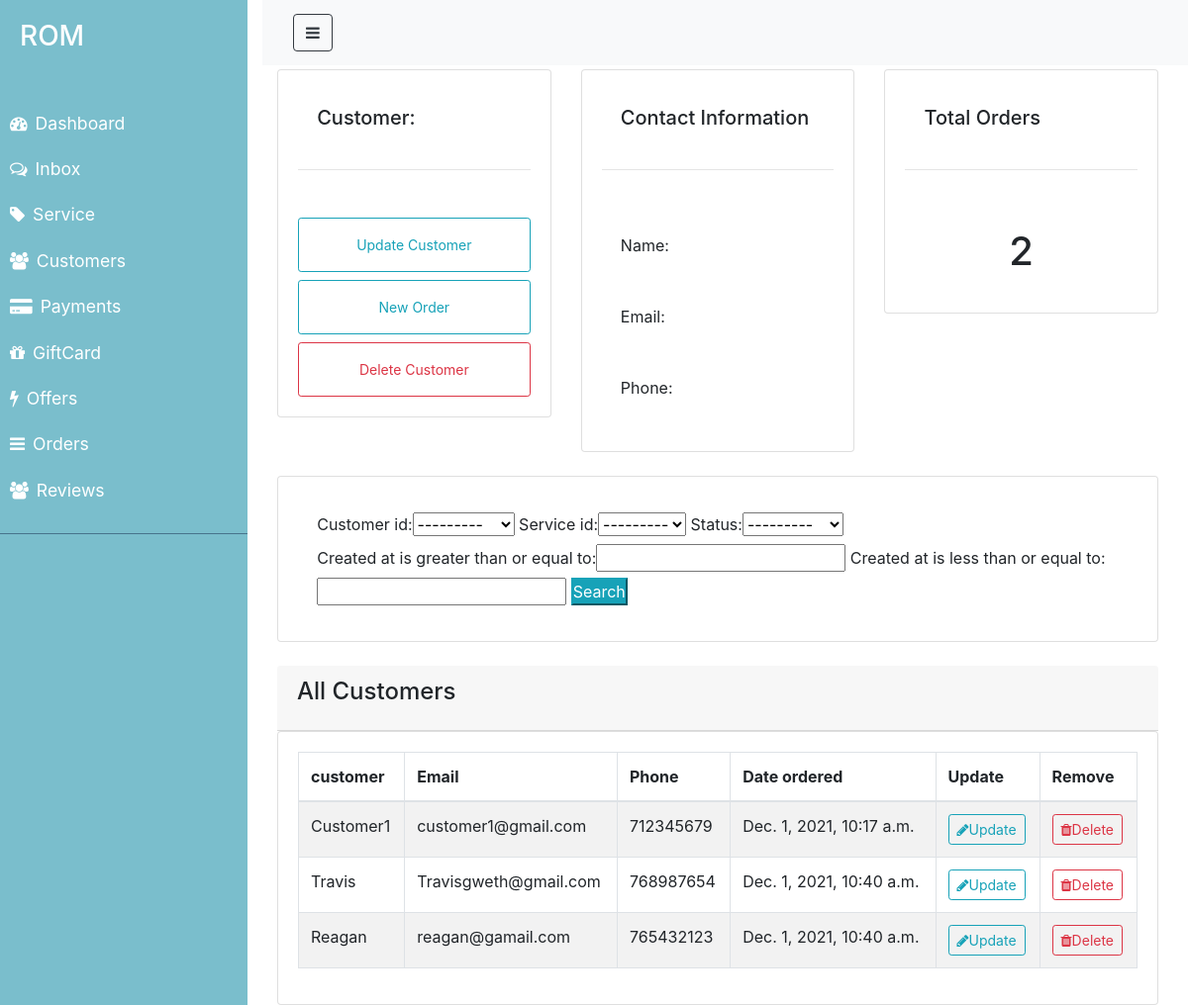
Screenshot of /customer/ with the database file from the repository.
### ROM/models.py (models this page shows)
class Customer(models.Model):
    name=models.CharField(max_length=100, null=False, blank=False)
    email=models.CharField(max_length=100, null=False, blank=False)
    phone_number=models.IntegerField(null= True, blank= True)
    created_at=models.DateTimeField(auto_now_add=True)
    def __str__(self):
        return self.name

### ROM/views.py (the view)
# urls.py: path('customer/', views.customer, name="customer"),
def customer(request):
   customers = Customer.objects.all()
   orders= Order.objects.all()
   total_orders = orders.count()
   myFilter= OrderFilter(request.GET, queryset=orders)
   orders= myFilter.qs
   context = {'customers':customers,'orders': orders,'total_orders': total_orders, 'myFilter': myFilter}
   return render(request, 'ROM/admin/customer.html', context)

### ROM/models.py (called while the page is built)
    def __str__(self):
        return self.category

### ROM/templates/ROM/admin/customer.html
{% extends 'ROM/admin/layouts/admin_master.html' %}
{% block content %}
<div class= "row mt-3">
    <div class= "col-md">
        <div class= "card card-body">
            <h5>Customer: </h5>
            <hr>
            <a class= "btn btn-outline-info btn-sm btn-block" href="{% url 'update_customer' 1 %}">Update Customer</a>
            <a class= "btn btn-outline-info btn-sm btn-block" href="#">New Order</a>
            <a class= "btn btn-outline-danger btn-sm btn-block" href="{% url 'delete_customer' 1 %}">Delete Customer</a>
        </div>
    </div>
    <div class= "col-md">
        <div class= "card card-body">
            <h5>Contact Information  </h5>
            <hr>
            <p>Name: {{customer.name}}</p>
            <p>Email: {{customer.email}}</p>
            <p>Phone: {{customer.phone_number}}</p>
        </div>
    </div>
    <div class= "col-md">
        <div class= "card card-body">
            <h5>Total Orders </h5>
            <hr>
           <h1 style="text-align: center;padding: 10px;">{{total_orders}}</h1>
        </div>
    </div>
</div>
<br>
<div class="row">
    <div class="col">
        <div class="card card-body">
            <form method="get">
                {{myFilter.form}}
                <button class="btn-info" type="submit">Search</button>
            </form>
        </div>
    </div>
</div>
<br>
<div class="row">
    <div class="col">
        <div class="card-header">
            <h4 class="card-title">All Customers</h4>
        </div>
        <div class="card card-body">
            <table class= "table table-hover table-bordered table-striped">
                <thead>
                    <tr>
                        <th>customer</th>
                        <th>Email</th>
                        <th>Phone</th>
                        <th>Date ordered</th>
                        <th>Update</th>
                        <th>Remove</th>
                    </tr>
                </thead>
                <tbody>
                        {% for customer in customers %}
                        <tr>
                            <td>{{customer.name}}</td>
                            <td>{{customer.email}}</td>
                            <td>{{customer.phone_number}}</td>
                            <td>{{customer.created_at}}</td>
                            <td><a class="btn btn-sm btn-outline-info" href="{% url 'update_customer' customer.id %}"><i class="fa fa-pencil" aria-hidden="true"></i>Update </a></td>
                            <td><a class="btn btn-sm btn-outline-danger" href="{% url 'delete_customer' customer.id %}"><i class="fa fa-trash " aria-hidden="true"></i>Delete </a></td>
                        </tr>
                    {% endfor %}
                </tbody>
            </table>
        </div>
    </div>
</div>
{% endblock %}

### ROM/static/css/admin.css (style rules this page uses)
* { padding: 0; margin: 0; box-sizing: border-box; }
a, a:hover, a:focus { color: inherit; text-decoration: none; transition: all 0.3s; }
body { background: color #ebeff5;; }
*, *::before, *::after { margin: 0; padding: 0; box-shadow: border-box; }
.card > * { padding: 1rem 1.2rem; }

### rows the page displays
Customer: name "Customer1", email "customer1@gmail.com", phone_number "712345679", created_at "Dec. 1, 2021, 10:17 a.m."
Customer: name "Travis", email "Travisgweth@gmail.com", phone_number "768987654", created_at "Dec. 1, 2021, 10:40 a.m."
Customer: name "Reagan", email "reagan@gamail.com", phone_number "765432123", created_at "Dec. 1, 2021, 10:40 a.m."

### other values shown
{{ total_orders }} "2"
